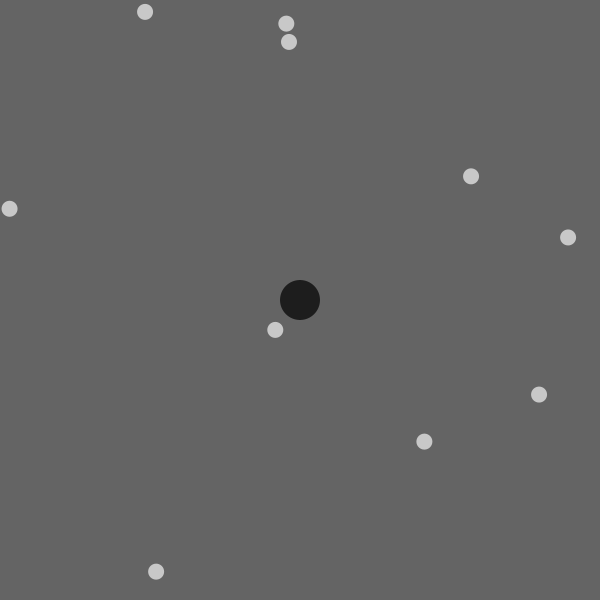
Frame 1 (no input)
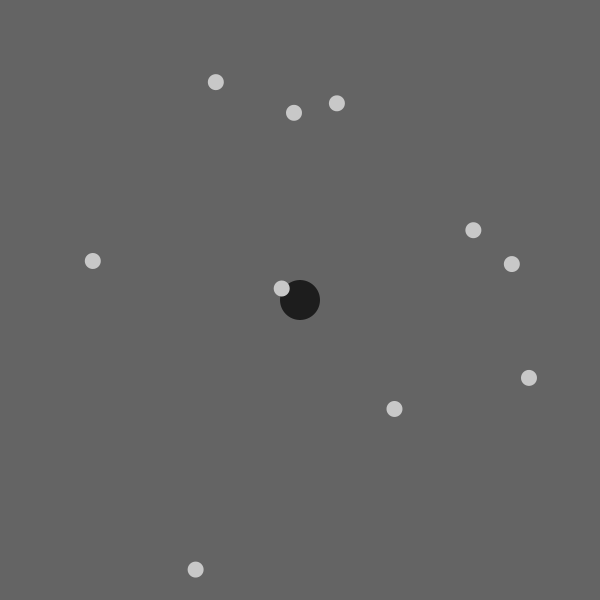
Frame 60 (the mouse pressed at the canvas centre just before this capture)
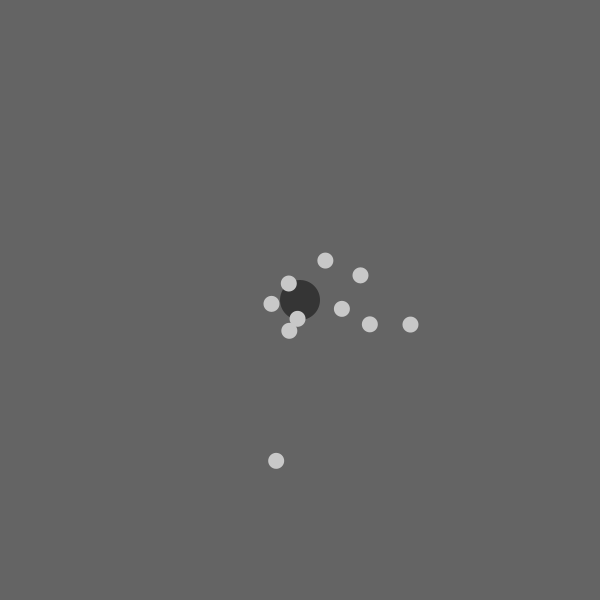
Frame 120 (the mouse held since frame 60 and released just before this capture)

The Processing sketch that drew these frames (run headless with seeded random() and noise(); from frame 60 on, the mouse is pressed at the canvas centre):

// Processing sketch: Example_02_07
// ── Example_02_07.pde
Mover[] movers = new Mover[10];
Attractor a;

void setup() {
  size(600, 600);
  pixelDensity(displayDensity());
  for (int i = 0; i < movers.length; i++) {
    movers[i] = new Mover(random(0.1,2),random(width),random(height));
  }
  a = new Attractor();
}

void draw() {
  background(100);
  
  a.drag();
  a.hover(mouseX, mouseY);
  a.render();
  
  for (int i = 0; i < movers.length; i++) {
    PVector force = a.attract(movers[i]);
    movers[i].applyForce(force);
    movers[i].update();
    movers[i].render();
  }
  
}

void mousePressed() {
  a.clicked(mouseX, mouseY);
}

void mouseReleased() {
  a.stopDragging();
}

// ── Attractor.pde
class Attractor {
  PVector pos;
  float mass;
  float G;
  //MOUSE INTERACTION VARIABLES
  boolean dragging = false; // Is the object being dragged?
  boolean rollover = false; // Is the mouse over the ellipse?
  PVector dragOffset;  // holds the offset for when object is clicked on

  Attractor() {
    pos = new PVector(width/2, height/2);
    mass = 20;
    G = 1;
    
    dragOffset = new PVector(0.0,0.0);
  }

  PVector attract (Mover _m) {
    PVector force = PVector.sub(pos, _m.pos);
    float distance = force.mag();
    distance = constrain(distance, 5.0, 25.0);

    force.normalize();
    float strength = (G * mass * _m.mass) / (distance * distance);
    force.mult(strength);

    return force;
  }

  void render() {
    noStroke();
    if (dragging) fill (0, 120);
    else if (rollover) fill(0, 100);
    else fill(0, 180);
    
    ellipse(pos.x, pos.y, mass * 2, mass * 2);
  }
  
  //MOUSE INTERACTION METHODS
  
  void clicked(int _mx, int _my) {
    float d = dist(_mx, _my, pos.x, pos.y);
    if (d < mass) {
      dragging = true;
      dragOffset.x = pos.x - _mx;
      dragOffset.y = pos.y - _my;
    }
  }
  
  void hover(int _mx, int _my) {
    float d = dist(_mx, _my, pos.x, pos.y);
    if (d < mass) {
      rollover = true;
    } else {
      rollover = false;
    }
  }
  
  void stopDragging() {
    dragging = false;
  }
  
  void drag() {
    if(dragging) {
      pos.x = mouseX + dragOffset.x;
      pos.y = mouseY + dragOffset.y;
    }
  }
}

// ── Mover.pde
class Mover {
  PVector pos;
  PVector vel;
  PVector acc;
  float mass;
  
  Mover(float _m, float _x, float _y) {
    pos = new PVector(_x, _y);
    vel = new PVector(random(1), random(1));
    acc = new PVector(0, 0);
    mass = _m;
  }
  
  void update() {
    vel.add(acc);
    pos.add(vel);
    acc.mult(0);
  }
  
  void render() {
    noStroke();
    fill(200);
    ellipse(pos.x, pos.y, 16, 16);
  }
  
  void applyForce(PVector _f) {
    PVector force = PVector.div(_f, mass);
    acc.add(force);
  }
  
}
